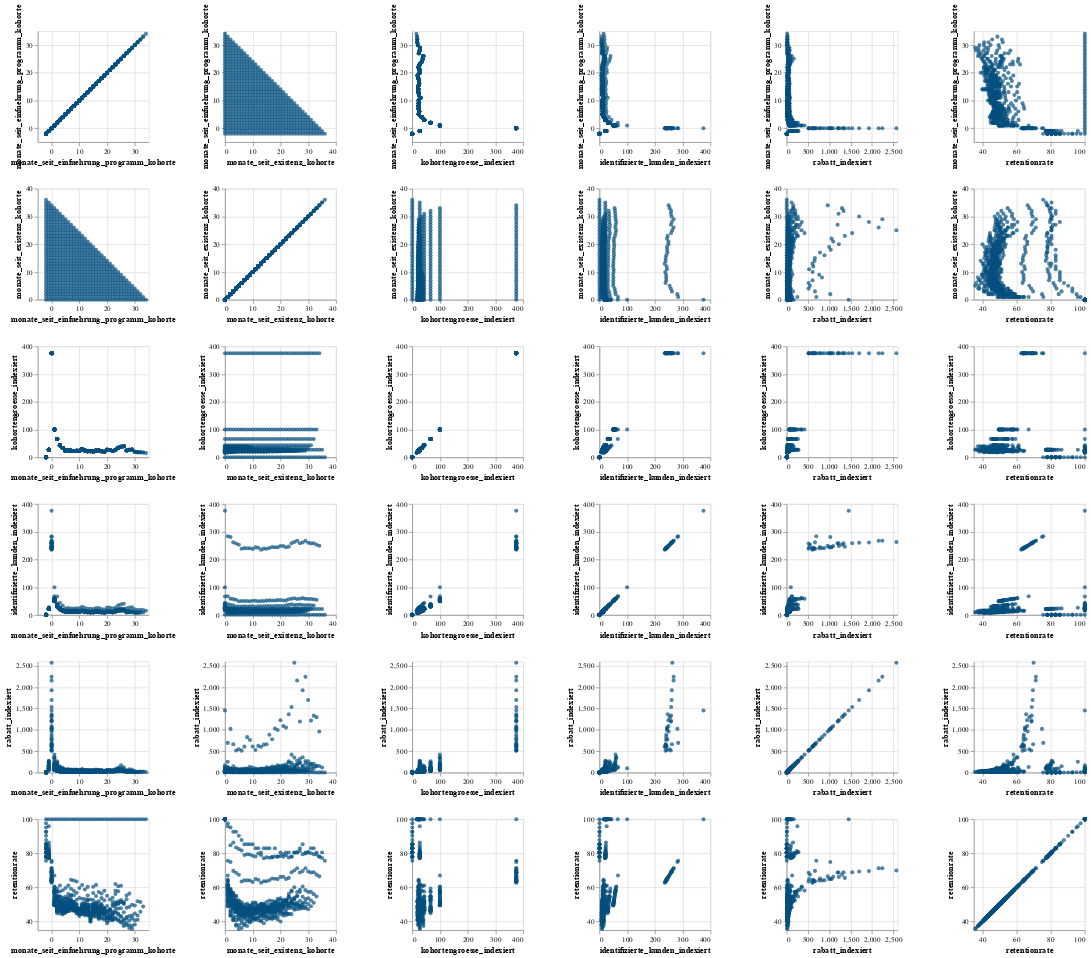

Notebook code cell kept with this figure:
### Markdown cell above
Der Rabatt ist stark rechtsschief. Sollte er in das Modell inkludiert werden, so ist eventuell eine Transformation notwendig.

### Code cell
alt.Chart(data).mark_circle(color = color1).encode(
    x=alt.X(alt.repeat("column"), 
            type='quantitative',
            scale=alt.Scale(zero=False)
            ),
    y=alt.Y(alt.repeat("row"), 
            type='quantitative',
            scale=alt.Scale(zero=False)
             )
).properties(
    width=150,
    height=150
).repeat(
    row=list_numeric,
    column=list_numeric
)

### Figure 1 — Vega-Lite specification as saved in the notebook (floating-point values rounded to 4 significant figures; data arrays with more than 128 entries replaced by an {"elided": "..."} marker saying what was removed)
{"config": {"view": {"continuousWidth": 300, "continuousHeight": 300}}, "repeat": {"column": ["monate_seit_einfuehrung_programm_kohorte", "monate_seit_existenz_kohorte", "kohortengroesse_indexiert", "identifizierte_kunden_indexiert", "rabatt_indexiert", "retentionrate"], "row": ["monate_seit_einfuehrung_programm_kohorte", "monate_seit_existenz_kohorte", "kohortengroesse_indexiert", "identifizierte_kunden_indexiert", "rabatt_indexiert", "retentionrate"]}, "spec": {"data": {"name": "data-e2e1ee160eb3ad99c3a81a4a8415f2d5"}, "mark": {"type": "circle", "color": "#06507F"}, "encoding": {"x": {"field": {"repeat": "column"}, "scale": {"zero": false}, "type": "quantitative"}, "y": {"field": {"repeat": "row"}, "scale": {"zero": false}, "type": "quantitative"}}, "height": 150, "width": 150}, "$schema": "https://vega.github.io/schema/vega-lite/v5.20.1.json", "datasets": {"data-e2e1ee160eb3ad99c3a81a4a8415f2d5": {"elided": "703 records"}}}
